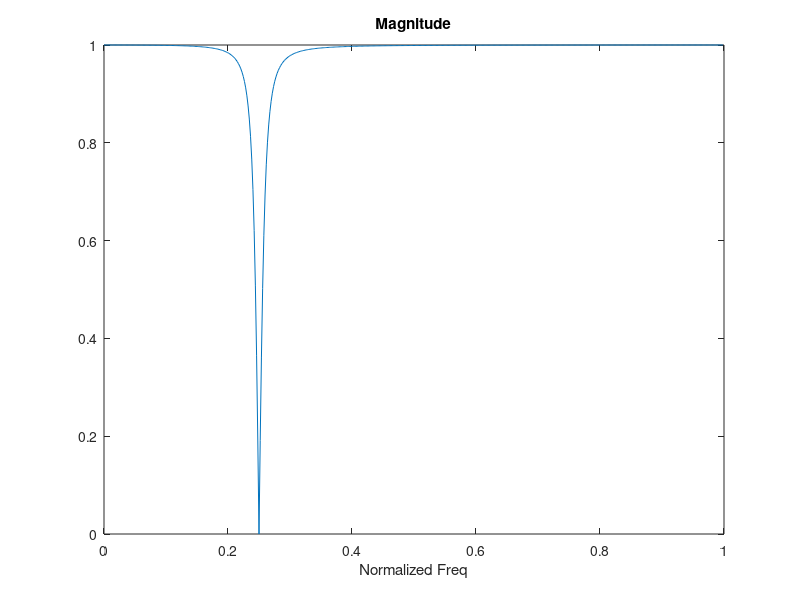
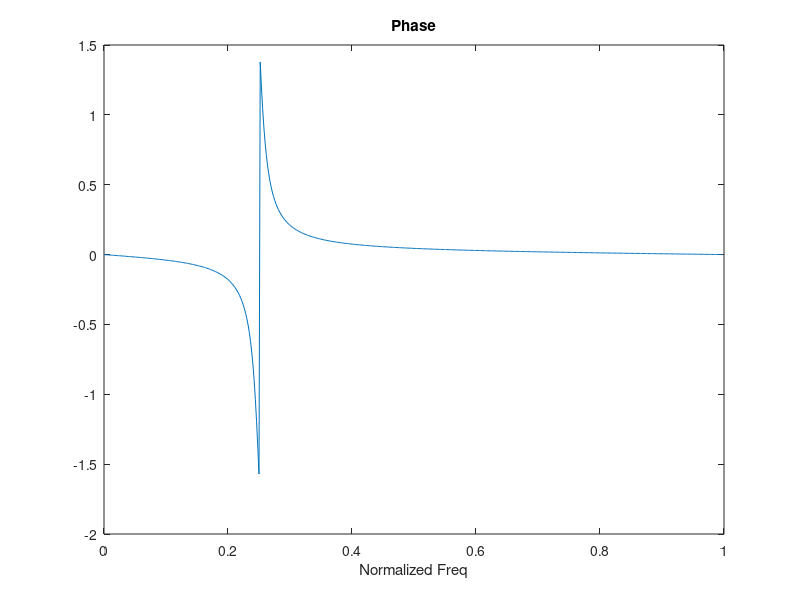
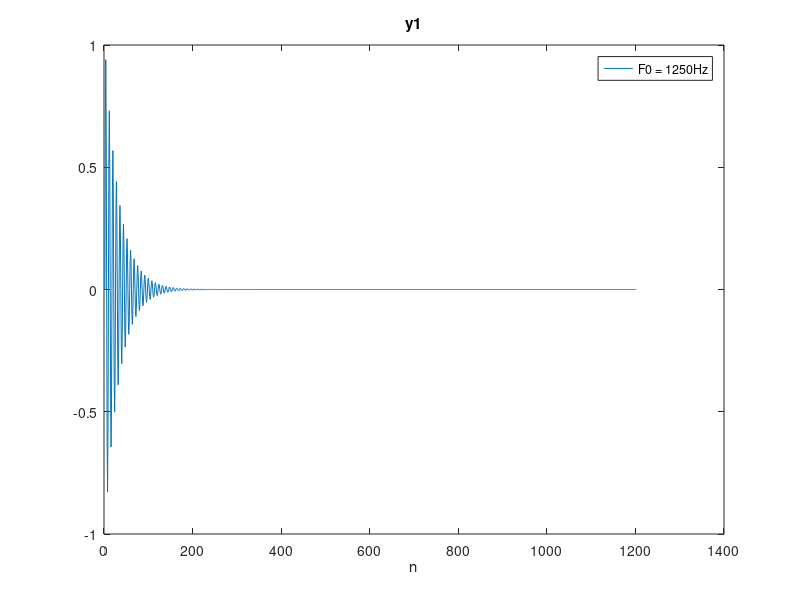
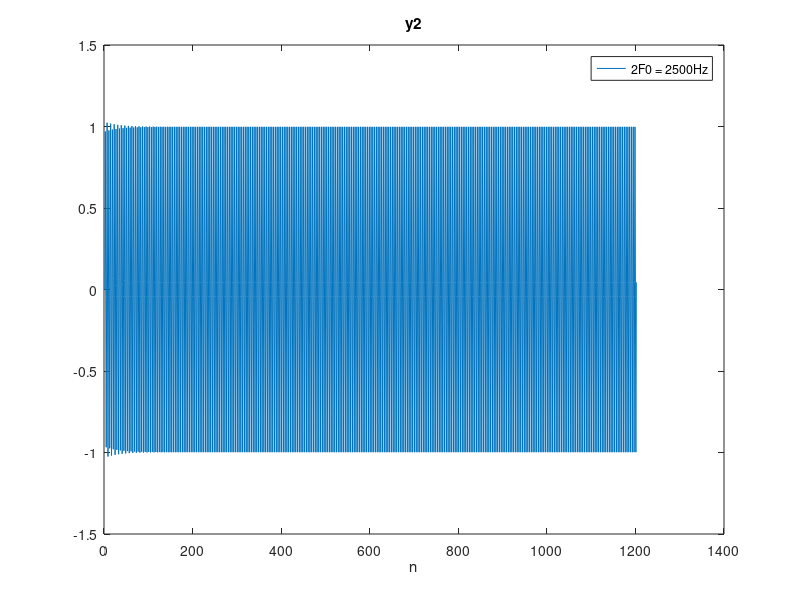

These figures' MATLAB source, in order:
% -----DSP HW1-----%
% R06942106 Chen Kuan-Chun

% -----part 1----- %

% ---parameter---
a1 = 1.3711242;
a2 = 0.93906244;
b = [1+a2, -2*a1, 1+a2];
a = [1, -a1, a2];
a = 2*a;

% ---transform---
[H, w] = freqz(b, a);
w = w/pi;
H_mag = abs(H);
H_pha = unwrap(angle(H));

% ---plot---
figure;
plot(w, H_mag);
xlabel('Normalized Freq');
title('Magnitude');

figure;
plot(w, H_pha);
xlabel('Normalized Freq');
title('Phase');

index = find(H_mag < 1e-6);
f0 = w(index); % normalized freq

% -----part 2----- %

% ---parameter---
F0 = 1250;
T = 0.0001; % sampling time
I = 1200; % 1200 points
n_axis = (1:I);
plus = max(length(a), length(b)) - 1; % fill zeros in front of the signals to avoid the negative index error
n_axis_plus = (1:I+plus);

% ---signals---
x1 = [zeros(1, plus), sin(2*pi*F0*n_axis*T)];
y1 = zeros(1, I+plus);
x2 = [zeros(1, plus), sin(2*pi*2*F0*n_axis*T)];
y2 = zeros(1, I+plus);

% ---transform---
for n = n_axis_plus(3:end) % use differential equations to find y[n]
    y1(n) = ((1+a2)*x1(n)-2*a1*x1(n-1)+(1+a2)*x1(n-2))/2 - (-a1*y1(n-1)+a2*y1(n-2));
end

for n = n_axis_plus(3:end) % use differential equations to find y[n]
    y2(n) = ((1+a2)*x2(n)-2*a1*x2(n-1)+(1+a2)*x2(n-2))/2 - (-a1*y2(n-1)+a2*y2(n-2));
end

% ---plot---
figure;
plot(y1);
title('y1');
xlabel('n');
legend('F0 = 1250Hz');

figure;
plot(y2);
title('y2');
xlabel('n');
legend('2F0 = 2500Hz');

% -----part 3----- %

% ---signals---
x3 = x1 + x2; % sin(2pi*F0*nT) + sin(2pi*2F0*nT)
y3 = zeros(1, I+2);

% ---transform---
for n = n_axis_plus(3:end) % use differential equations to find y[n]
    y3(n) = ((1+a2)*x3(n)-2*a1*x3(n-1)+(1+a2)*x3(n-2))/2 - (-a1*y3(n-1)+a2*y3(n-2));
end

% ---plot---
figure;
plot(y3);
title('y3');
xlabel('n');
